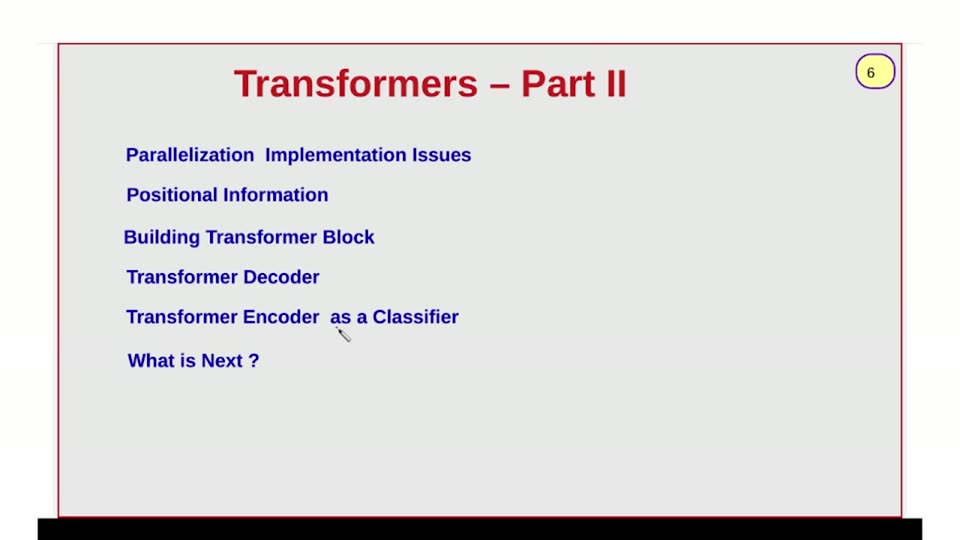
#> input picture videos/deep-learning/002_transformers_part2/unique_slides/slide_006.jpg, 960 x 540 px, given in place of slide_047.jpg, which was not available
$ python debug_colors.py
#> lines starting #> are read from the running program, lines starting #| are printed output that depends on the picture; after the words box and inside, x2 and y2 are one past the last pixel; in counts of white or black regions, pixels touching at a corner belong together; pictures that were not available may be replaced by others from this repository, and a replacement may not be noted
#> further down, a is the input picture: shape (540, 960, 3); mean R, G, B 222.4, 220.9, 221.6
#!/usr/bin/env python3
"""Sample actual RGB values: digit cores vs ring AA vs guards, on 047/049."""
from PIL import Image
import numpy as np
from scipy import ndimage
import os, collections

ROOT = "/home/ahmed/Projects/ai_llm_slides/videos/deep-learning/002_transformers_part2"

def blob_of(a):
    r, g, b = a[:, :, 0].astype(int), a[:, :, 1].astype(int), a[:, :, 2].astype(int)
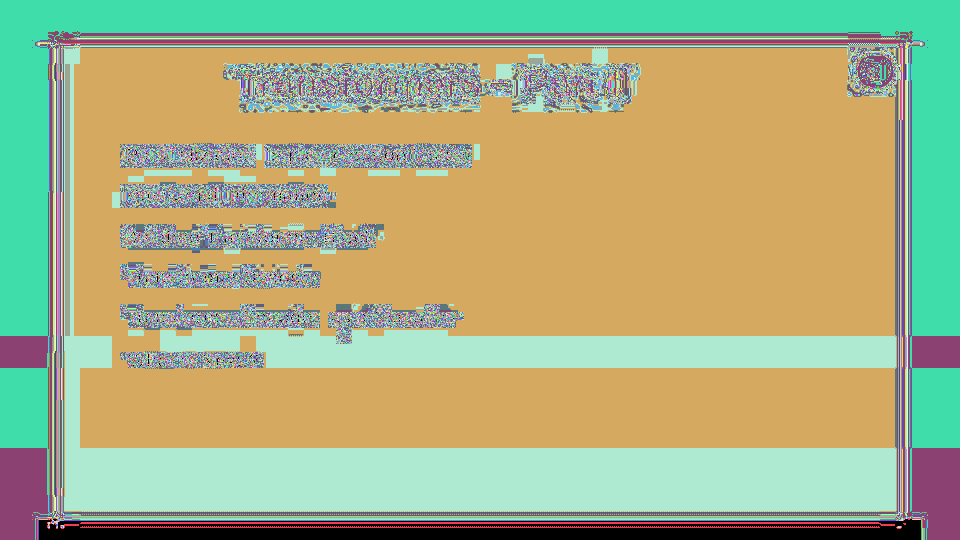
#> r: shape (540, 960) int64; 256 distinct labels, from 0 to 255; one colour per label, 0 black
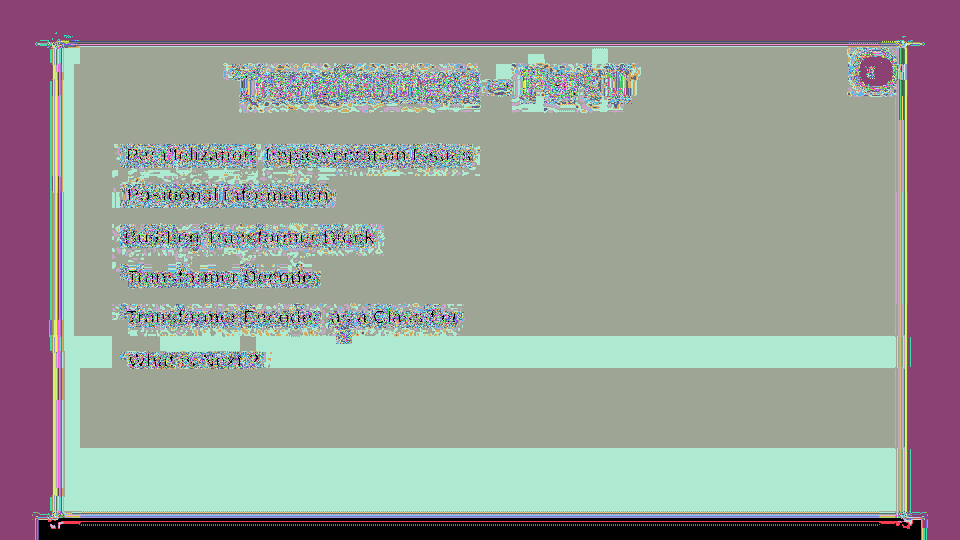
#> g: shape (540, 960) int64; 256 distinct labels, from 0 to 255; one colour per label, 0 black
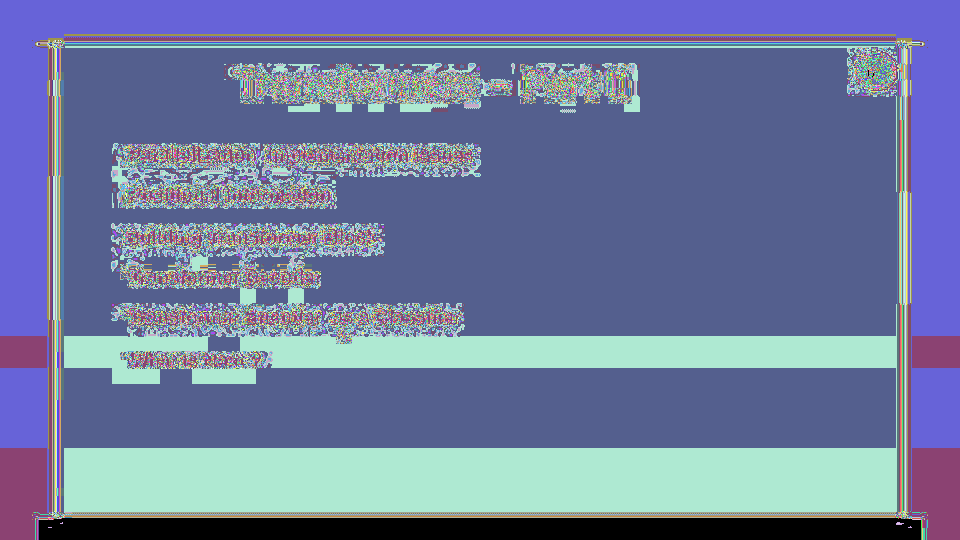
#> b: shape (540, 960) int64; 255 distinct labels, from 0 to 255; one colour per label, 0 black
    ym = (r > 215) & (g > 205) & (b < 215) & ((r - b) > 35) & ((g - b) > 35)
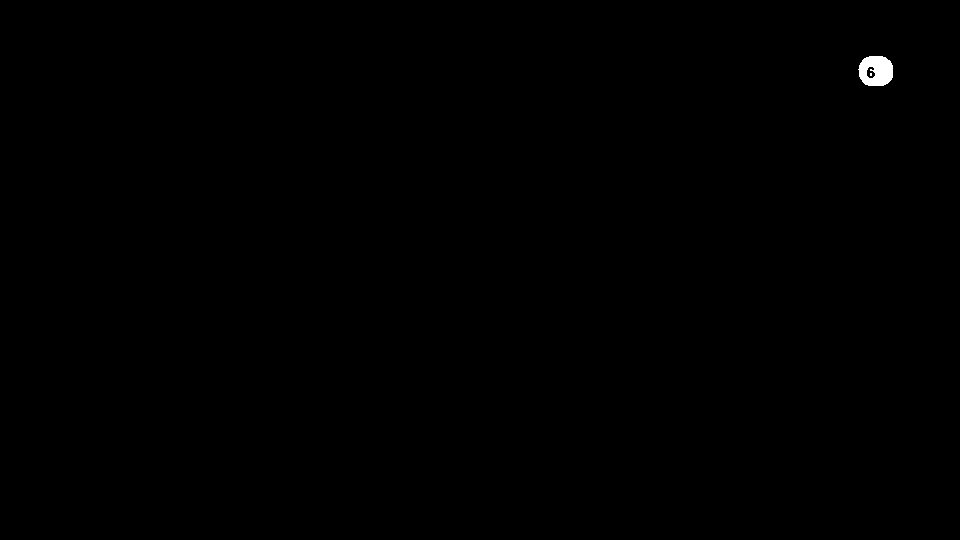
#> ym: shape (540, 960) bool; 0.16% white; 2 white regions (1 under 20 px), largest, box (x1, y1, x2, y2) and area: (858, 56, 893, 86) 818
    region = np.zeros(ym.shape, bool); region[:170, 830:] = True
    ym &= region
    lab, n = ndimage.label(ym)
#> lab: shape (540, 960) int32; 3 distinct labels, from 0 to 2
#> n = 2
    sizes = [(lab == i).sum() for i in range(1, n + 1)]
#> sizes = [818, 6]
    return lab == (int(np.argmax(sizes)) + 1)
#> returned value: shape (540, 960) bool; 0.16% white; 1 white region, box (x1, y1, x2, y2) and area: (858, 56, 893, 86) 818

for name in ("slide_047", "slide_049", "slide_048"):
    a = np.array(Image.open(os.path.join(ROOT, "unique_slides", f"{name}.jpg")).convert("RGB"))
    blob = blob_of(a)
    ys, xs = np.where(blob)
#> ys = 818 values from 56 to 85; xs = 818 values, max 892 at index 266, min 858 at index 359, mean 875.9
    y0, y1, x0, x1 = ys.min(), ys.max(), xs.min(), xs.max()
#> y0 = 56; y1 = 85; x0 = 858; x1 = 892
    zone = np.zeros(a.shape[:2], bool)
    zone[max(0,y0-4):y1+5, max(0,x0-4):x1+5] = True
    # darkest pixels in the zone = digit cores
    lum = (0.299*a[:,:,0] + 0.587*a[:,:,1] + 0.114*a[:,:,2]).astype(int)
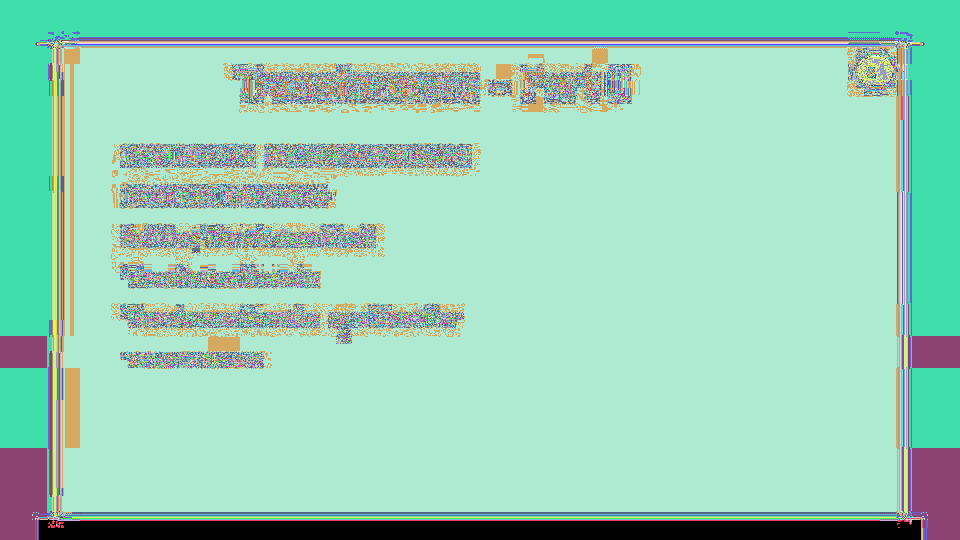
#> lum: shape (540, 960) int64; 256 distinct labels, from 0 to 255; one colour per label, 0 black
    dark = zone & (lum < 150)
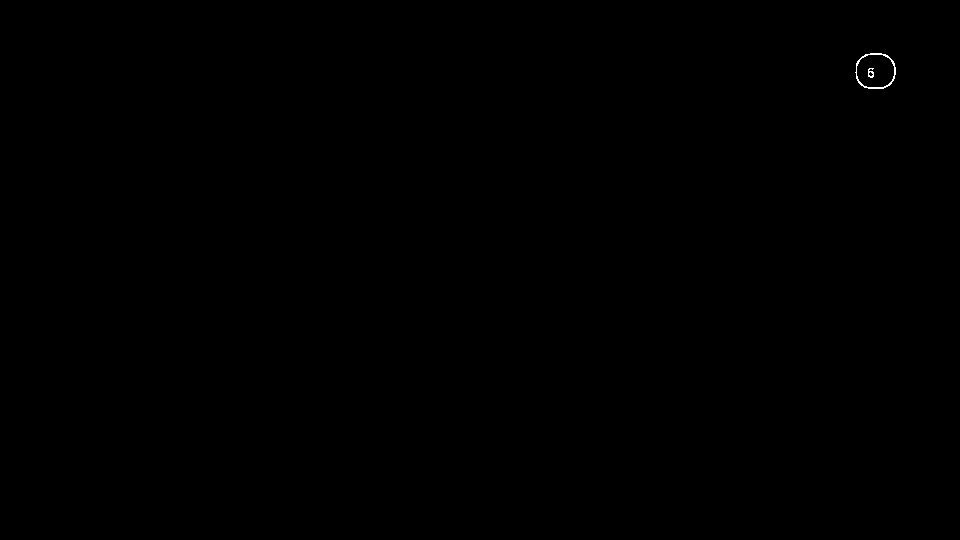
#> dark: shape (540, 960) bool; 0.05% white in thin lines or dots, all inside (x1, y1, x2, y2) = (855, 53, 896, 89)
    cols = collections.Counter(map(tuple, a[dark].reshape(-1,3)))
#> cols = 234 items
    print(name, "darkest-zone colors (top 12):", cols.most_common(12))
#> (printed output is left out)
    # ring AA band: pixels within 2px of blob but not blob and lum>150
    band = ndimage.binary_dilation(blob, iterations=2) & ~blob & (lum >= 150) & (lum < 215)
#> band: shape (540, 960) bool; 0.02% white in thin lines or dots, all inside (x1, y1, x2, y2) = (857, 55, 894, 87)
    cols2 = collections.Counter(map(tuple, a[band].reshape(-1,3)))
#> cols2 = 81 items
    print(name, "ring-AA band colors (top 8):", cols2.most_common(8))
#| slide_047 ring-AA band colors (top 8): [((214, 187, 196), 2), ((161, 166, 84), 2), ((196, 158, 199), 1), ((211, 174, 207), 1), ((214, 178, 204), 1), ((217, 182, 202), 1), ((217, 185, 200), 1), ((217, 185, 198), 1)]
    # how many dark pixels by location relative to disc bbox
    print(name, "dark px:", int(dark.sum()))
#| slide_047 dark px: 252
    # print digit-zone RGB grid rows y0..y1 only inside x0+2..x1-2, luminance<150 marked
    print()
#> pass 2 of the loop `for name in ("slide_047", "slide_049", "slide_048"):`:
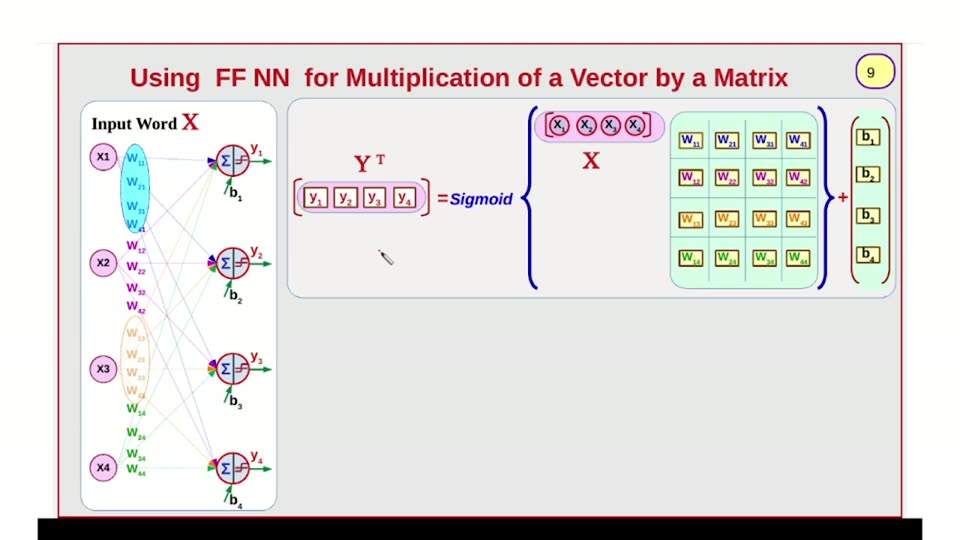
#> input picture videos/deep-learning/002_transformers_part2/unique_slides/slide_009.jpg, 960 x 540 px, given in place of slide_049.jpg, which was not available
#> a is the input picture: shape (540, 960, 3); mean R, G, B 225.4, 223.8, 222.2
#> in blob_of (call 2), `ym &= region`:
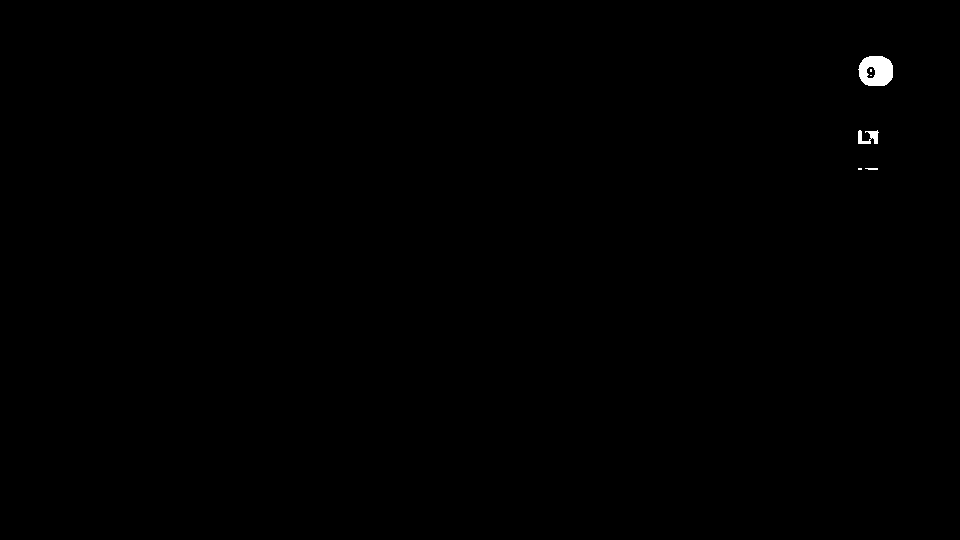
#> ym: shape (540, 960) bool; 0.2% white; 6 white regions (3 under 20 px), largest, box (x1, y1, x2, y2) and area: (858, 56, 893, 86) 813, (858, 130, 879, 144) 177, (865, 168, 878, 170) 23
#> lab: shape (540, 960) int32; 8 distinct labels, from 0 to 7
#> n = 7
#> sizes = [813, 6, 2, 84, 93, 8, 23]
#> ys = 813 values from 56 to 85; xs = 813 values, max 892 at index 266, min 858 at index 359, mean 876
#> `dark = zone & (lum < 150)`:
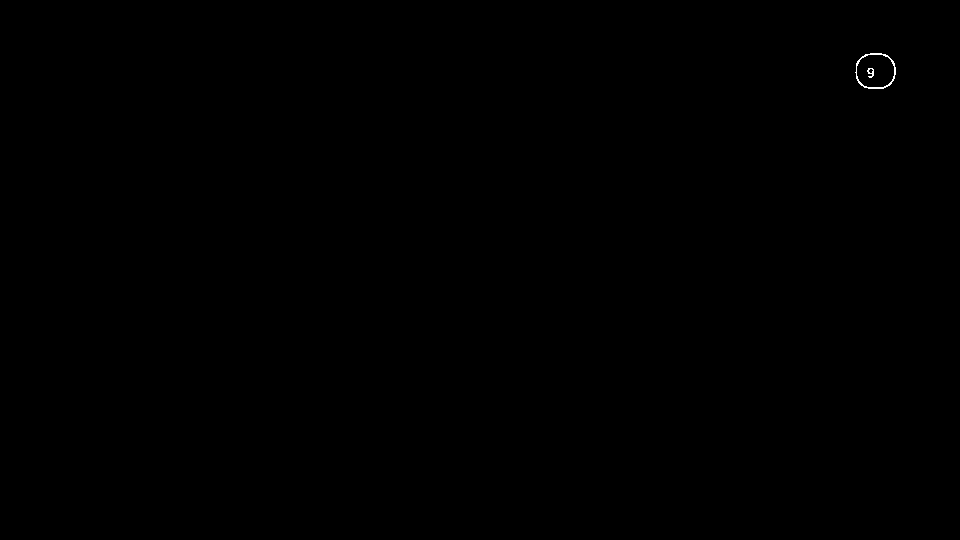
#> dark: shape (540, 960) bool; 0.05% white in thin lines or dots, all inside (x1, y1, x2, y2) = (855, 53, 896, 89)
#> cols = 240 items
#> (printed output is left out)
#> cols2 = 86 items
#| slide_049 ring-AA band colors (top 8): [((196, 158, 197), 1), ((211, 175, 203), 1), ((214, 179, 203), 1), ((217, 182, 202), 1), ((216, 183, 200), 1), ((216, 184, 199), 1), ((215, 184, 200), 1), ((215, 184, 199), 1)]
#| slide_049 dark px: 252
